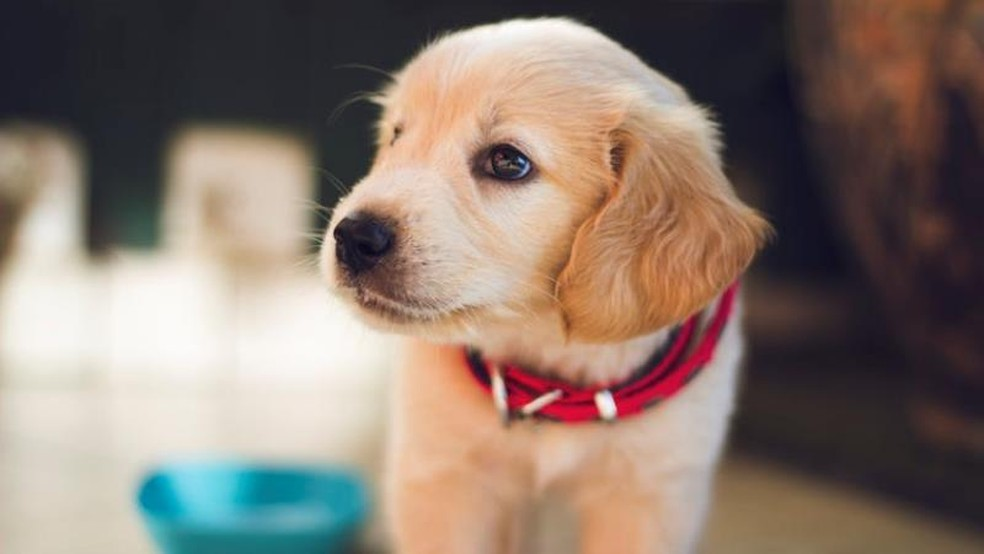
#> input picture images/cao.jpg, 984 x 554 px, found by its file name
$ python exercicio_Convolucao.py
#> lines starting #> are read from the running program, lines starting #| are printed output that depends on the picture; after the words box and inside, x2 and y2 are one past the last pixel; in counts of white or black regions, pixels touching at a corner belong together
import numpy as np
from cv2 import cv2 as cv2

def convolucao(image, kernel):
    (H, W) = image.shape
    offset = (int)(np.floor(kernel.shape[0]/2))
    img_expanded = np.zeros((H+2*offset, W+2*offset))
    print(img_expanded.shape)
    img_expanded[1:img_expanded.shape[0]-1, 1:img_expanded.shape[1]-1] = image
    img_expanded[0, 1:img_expanded.shape[1]-1] = img_expanded[1, 1:img_expanded.shape[1]-1]
    img_expanded[-1, 1:img_expanded.shape[1]-1] = img_expanded[-2, 1:img_expanded.shape[1]-1]
    img_expanded[1:img_expanded.shape[0]-1, 0] = img_expanded[1:img_expanded.shape[0]-1, 1]
    img_expanded[1:img_expanded.shape[0]-1, -1] = img_expanded[1:img_expanded.shape[0]-1, -2]
    img_expanded[0, 0] = img_expanded[1,1]
    img_expanded[0, -1] = img_expanded[1, -2]
    img_expanded[-1, 0] = img_expanded[-2, 1]
    img_expanded[-1, -1] = img_expanded[-2, -2]
    result = np.zeros(image.shape)
    for y in range(result.shape[0]):
        for x in range(result.shape[1]):
            v = 0
            for ky in range(kernel.shape[0]):
                for kx in range(kernel.shape[1]):
                    kv = kernel[ky, kx]
                    pixel = img_expanded[y+ky, x+kx]
                    v = v + kv * pixel
            result[y, x] = v
    return result


img = cv2.imread("cao.jpg", 0)
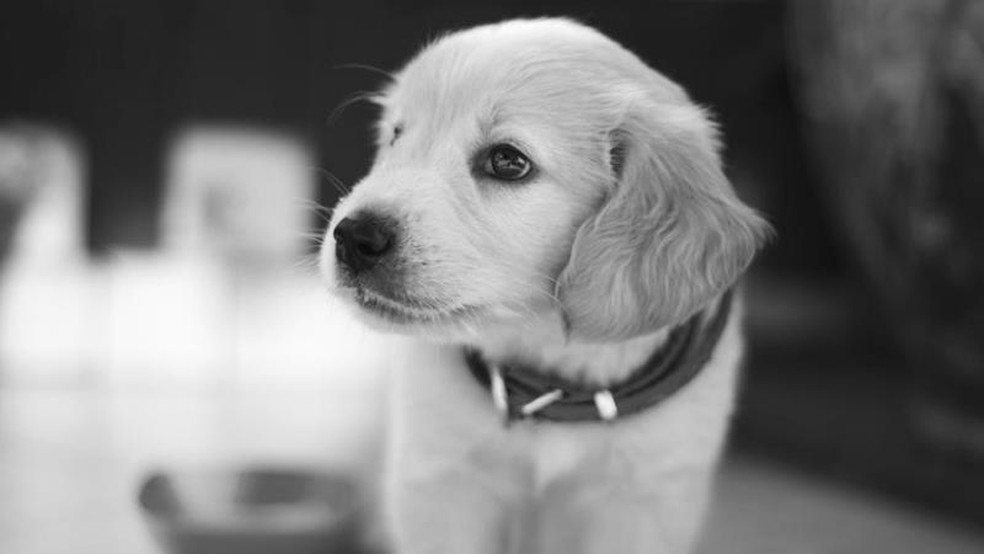
#> img: shape (554, 984); min 8, max 255, mean 124.4
img = img / 255.0
cv2.imshow("original", img)

# filtro = np.ones((3, 3), dtype="float32")
filtro = [ [0, -1, 0],
           [-1, 4, -1],
           [0, -1, 0] ]
filtro = [ [1/9, 1/9, 1/9],
           [1/9, 1/9, 1/9],
           [1/9, 1/9, 1/9] ]
filtro = np.array(filtro)
imagem_filtrada2 = cv2.filter2D(img, -1, kernel=filtro)
cv2.imshow("resultado2", imagem_filtrada2)

imagem_filtrada = convolucao(img, filtro)
#| (556, 986)
#> in convolucao, `img_expanded[1:img_expanded.shape[0]-1, -1] = img_expanded[1:img_expan..`:
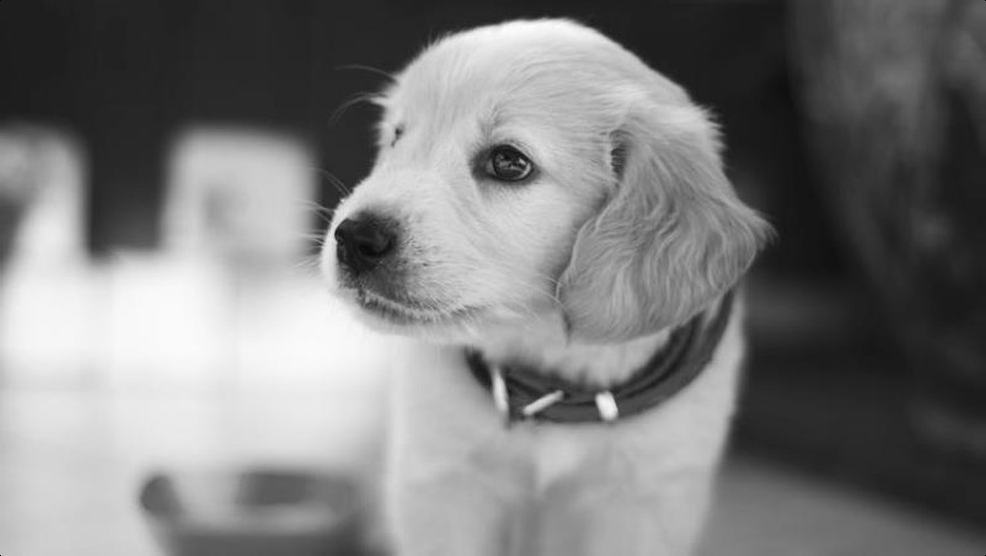
#> img_expanded: shape (556, 986) float64; min 0, max 1, mean 0.487
#> in convolucao, `img_expanded[0, 0] = img_expanded[1,1]`: img_expanded: shape (556, 986) float64; under 0.01% of pixels changed, all inside (x1, y1, x2, y2) = (0, 0, 1, 1)
#> in convolucao, `img_expanded[0, -1] = img_expanded[1, -2]`: img_expanded: shape (556, 986) float64; min 0, max 1, mean 0.487
#> in convolucao, `img_expanded[-1, 0] = img_expanded[-2, 1]`: img_expanded: shape (556, 986) float64; min 0, max 1, mean 0.487
#> in convolucao, `img_expanded[-1, -1] = img_expanded[-2, -2]`: img_expanded: shape (556, 986) float64; min 0.0314, max 1, mean 0.487
cv2.imshow("resultado", imagem_filtrada)
cv2.waitKey(0)
print("end")
